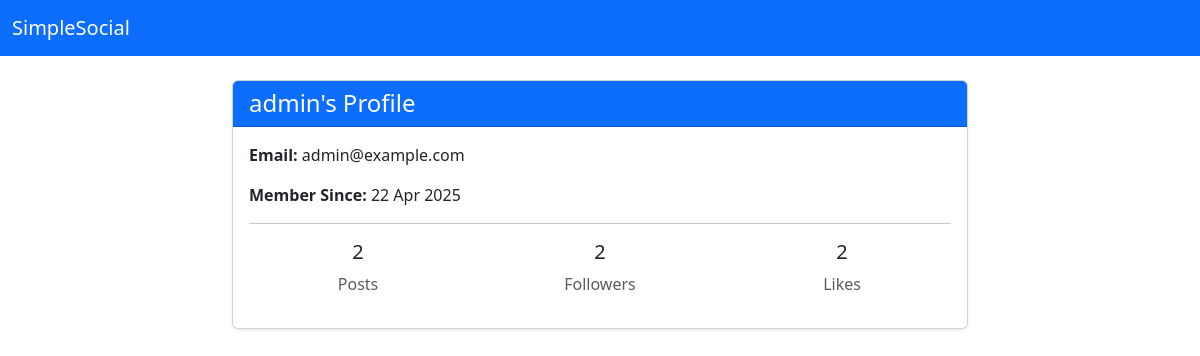
Page /profile/admin on the earlier database version.
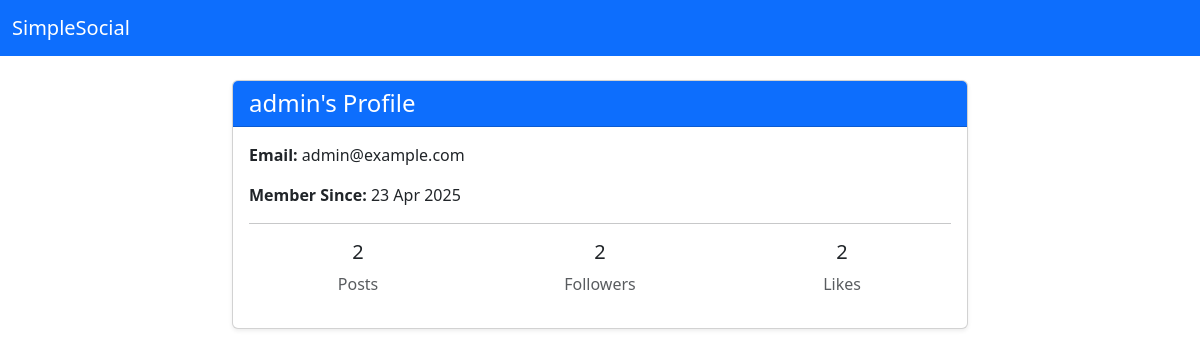
Same page on the later database version.
### tables this page shows
CREATE TABLE users (
    user_id INTEGER PRIMARY KEY,
    username VARCHAR(15) UNIQUE NOT NULL,
    password VARCHAR(255) NOT NULL,
    email VARCHAR(50) UNIQUE NOT NULL,
    role TEXT NOT NULL CHECK(role IN ('admin', 'user')),
    date TIMESTAMP DEFAULT CURRENT_TIMESTAMP
);

### app.py (the view)
@app.route("/profile/<username>")
def profile(username):
    db = get_db()
    user = get_stats(db, username)
    date = user["date"]
    date = datetime.fromisoformat(user["date"])
    if not user:
        abort(404)
    return render_template('profile.html', user=user, date=date)

### app.py (called while the page is built)
def get_db():
    if not hasattr(g, "_database"):
        print("Creating new database connection")
        g._database = create_connection(database)
    return g._database

@app.teardown_appcontext
def teardown_db(error):
    db = getattr(g, '_database', None)
    if db is not None:
        print("Closing database connection")
        db.close()

### setup_db.py (called while the page is built)
def create_connection(db_file):
    conn = None
    try:
        conn = sqlite3.connect(db_file)
        return conn
    except Error as e:
        print(f"Error: {e}")
    return conn

### templates/profile.html (shortened to what this page needs)
{% extends "base.html" %}
{% block content %}
<div class="row justify-content-center">
    <div class="col-md-8">
        <div class="card shadow-sm">
            <div class="card-header bg-primary text-white">
                <h4 class="mb-0">{{ user.username }}'s Profile</h4>
            </div>
            <div class="card-body">
                <p><strong>Email:</strong> {{ user.email }}</p>
                <p><strong>Member Since:</strong> {{ date.strftime('%d %b %Y') }}</p>
                <hr>
                <div class="row text-center">
                    <div class="col">
                        <h5>{{ user.total_posts }}</h5>
                        <p class="text-muted">Posts</p>
                    </div>
                    <div class="col">
                        <h5>{{ user.total_followers }}</h5>
                        <p class="text-muted">Followers</p>
                    </div>
                    <div class="col">
                        <h5>{{ user.total_likes }}</h5>
                        <p class="text-muted">Likes</p>
                    </div>
                </div>
            </div>
        </div>
    </div>
</div>
{% endblock %}

Differences in the rows shown:
changed users "admin": strftime "22 Apr 2025" → "23 Apr 2025"
